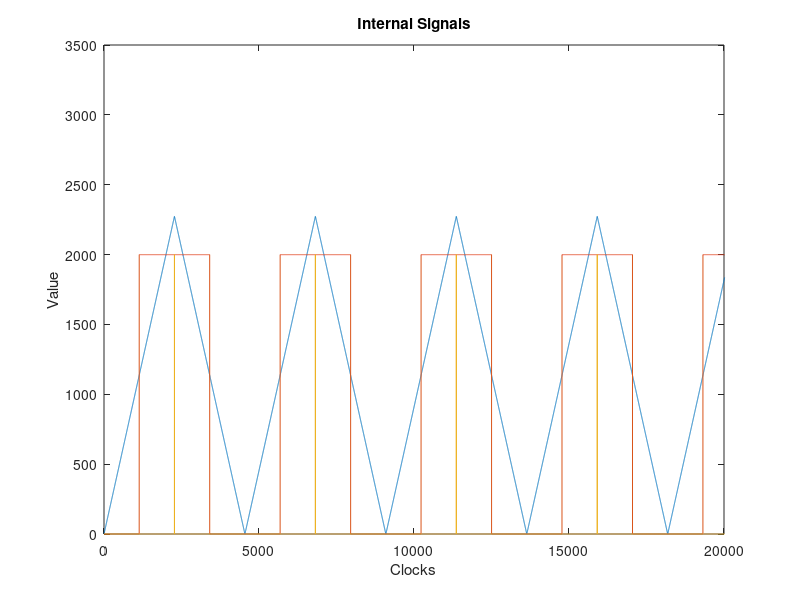

Reproduce this figure in MATLAB. (Note: this script raises an error after producing the figure.)
clear all; close all; clc;

to_tikz = 1;
max_val = 2273;

y = linspace(0,max_val,max_val);
y1 = linspace(max_val,0,max_val);
x = linspace(0,max_val*2*6,max_val*2*6);

y = [y, y1];
y = [y,y,y,y,y,y];

pwm = linspace(0,(max_val*2*6),(max_val*2*6));
top = linspace(0,(max_val*2*6),(max_val*2*6));
comp = 1136;

for v = 1:1:max(x)
    if y(v) > comp 
        pwm(v) = 2000;
    else
        pwm(v) = 0;
    end
    if y(v) == max_val 
        top(v) = 2000;
    else
        top(v) = 0;
    end
    
end




plot(x,y,x,pwm,x,top)


title('Internal Signals')
xlabel('Clocks')
ylabel('Value')

xlim([0 2e4])
ylim([0 3500])

hline = refline([0 comp]);
hline.Color = 'k';
hline.LineStyle = '--';
legend('Counter','PWM','TOP','Compare')

if to_tikz == 1
   cleanfigure();
   matlab2tikz('vhdl_pwm_gen_int.tex'); 
end
